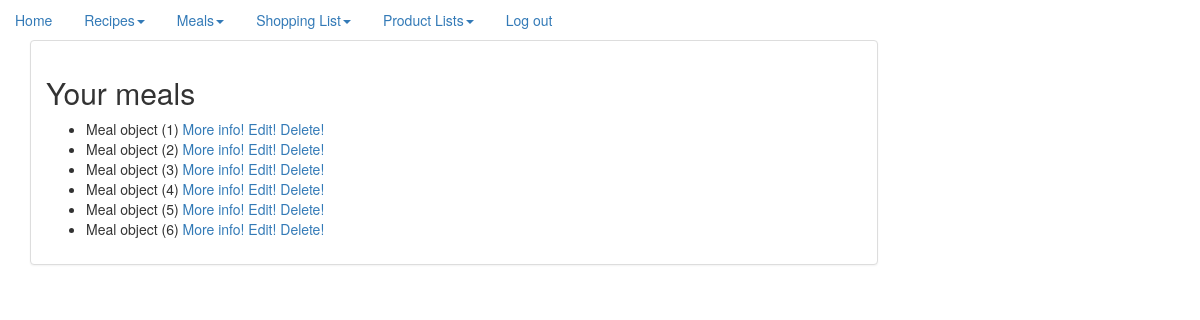
Page /meals/ (signed in) on the earlier database version.
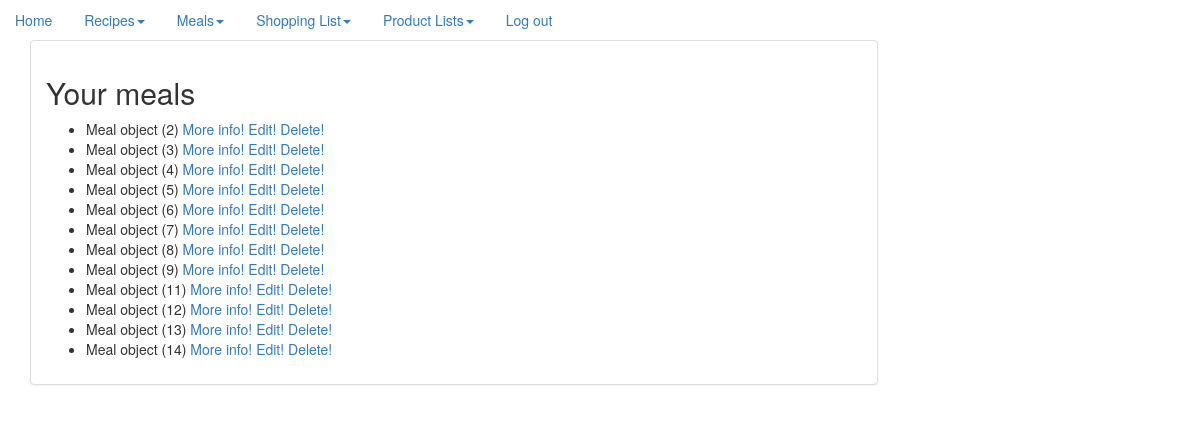
Same page on the later database version.
### recipe/models.py (models this page shows)
class Meal(models.Model):
    name = models.ForeignKey(Recipe)
    user = models.ForeignKey(User, on_delete=models.CASCADE)
    date = models.DateField(default=datetime.date.today)
    time = models.TimeField()
    event = models.CharField(max_length=1024)

### website/views.py (the view)
# urls.py: url(r'^meals/', ShowAllMeals.as_view()),
class ShowAllMeals(LoginRequiredMixin, ListView):
    context_object_name = 'meal'
    queryset = Meal.objects.all()
    def get_context_data(self, **kwargs):
        queryset = Meal.objects.filter(user=self.request.user)
        context = {
            'paginator': None,
            'page_obj': None,
            'is_paginated': False,
            'object_list': queryset,
        }
        context.update(kwargs)
        return context

### templates/recipe/meal_list.html
{% extends "base.html" %}
{% block content %}
    <h2>Your meals</h2>
    <ul>
        {% for recipe in object_list %}
            <li>{{ recipe }} <a href="/meal/{{ recipe.id }}">More info!</a> <a
                    href="/edit_meal/{{ recipe.id }}">Edit!</a> <a href="/delete_meal/{{ recipe.id }}">Delete!</a></li>
        {% endfor %}
    </ul>
{% endblock %}

### templates/base.html (shortened to what this page needs)
<!DOCTYPE html>
<html lang="en">
<head>
    <link rel="stylesheet" href="https://maxcdn.bootstrapcdn.com/bootstrap/3.3.6/css/bootstrap.min.css"
>
    <link rel="stylesheet" href="https://maxcdn.bootstrapcdn.com/bootstrap/3.3.6/css/bootstrap-theme.min.css"
>
    <link rel="stylesheet" type="text/css" href="http://midnight-order.com/media/css/midnightorder.css">
    <link rel="stylesheet" href="//code.jquery.com/ui/1.11.0/themes/smoothness/jquery-ui.css">
    <link rel="stylesheet" href="http://code.jquery.com/ui/1.11.0/themes/smoothness/jquery-ui.css">
</head>
<body>
<div class="div-pos foo">
    <ul class="nav nav-pills">
        <li role="presentation"><a href="/">Home</a></li>
        {% if not user.is_authenticated %}
            <li role="presentation"><a href="/recipes">Recipes</a></li>
            <li role="presentation"><a href="/login">Login</a></li>
            <li role="presentation"><a href="/register">Register</a></li>
        {% else %}
            <li class="dropdown"><a href="#" data-toggle="dropdown" class="dropdown-toggle">Recipes<b class="caret"></b></a>
            </li>
            <li class="dropdown"><a href="#" data-toggle="dropdown" class="dropdown-toggle">Meals<b
                    class="caret"></b></a>
            </li>
            <li class="dropdown"><a href="#" data-toggle="dropdown" class="dropdown-toggle">Shopping List<b
                    class="caret"></b></a>
            </li>
            <li class="dropdown"><a href="#" data-toggle="dropdown" class="dropdown-toggle">Product Lists<b
                    class="caret"></b></a>
            </li>
            <li role="presentation"><a href="/logout">Log out</a></li>
        {% endif %}
    </ul>
</div>
<div class="container">
    <div class="row row-offcanvas row-offcanvas-right ">
        <div class="col-xs-12 col-sm-9">
            <div class="panel panel-default">
                <div class="panel-body word-break">
                    {% block content %}
                    {% endblock %}
                </div>
            </div>
        </div>
    </div>
</div>
</body>
</html>

Differences in the rows shown:
removed Meal: id "Meal object (1)"
added Meal: id "Meal object (7)"
added Meal: id "Meal object (8)"
added Meal: id "Meal object (9)"
added Meal: id "Meal object (11)"
added Meal: id "Meal object (12)"
added Meal: id "Meal object (13)"
added Meal: id "Meal object (14)"
